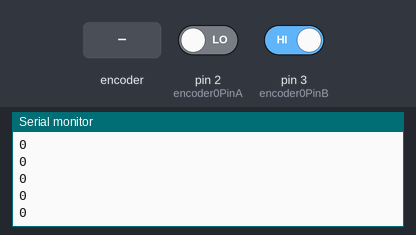
The sketch below on a simulated Arduino Uno, built with avr-gcc and run on an emulated ATmega328P. Parts: the last lines printed to the serial monitor. The inputs (shaded band) are chosen by the test bench; at power-on: pin 2 (encoder0PinA) LOW, pin 3 (encoder0PinB) HIGH.

Above: at 1.2 s.
1.3 s: rotary encoder on pin 2 (encoder0PinA) / pin 3 (encoder0PinB) turned 1 step (first pin leading)
At 1.41 s:
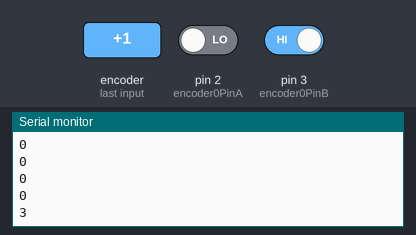
3.0 s: rotary encoder on pin 2 (encoder0PinA) / pin 3 (encoder0PinB) turned 1 step (first pin leading)
At 3.01 s:
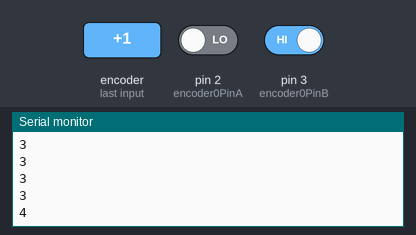
Timing chart, 0 to 6.0 s (numbered marks = the images above; inputs shaded):
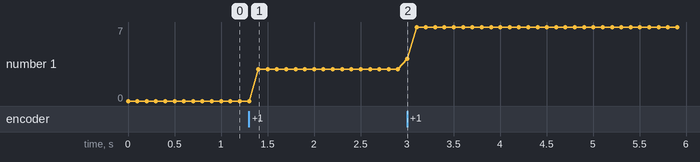

Measured:
- after the input at 1.3 s, the serial monitor: prints a new line after 0.10 s (image 1)
- after the input at 3.0 s, the serial monitor: prints a new line at once (image 2)
- plotted number 1: 0 → 3 after the input at 1.3 s, 3 → 7 after the input at 3.0 s

The sketch:

encoder_try.ino
```cpp
 #define encoder0PinA  2
#define encoder0PinB  3

volatile unsigned int encoder0Pos = 0;

void setup() {
  pinMode(encoder0PinA, INPUT);
  pinMode(encoder0PinB, INPUT);

  // encoder pin on interrupt 0 (pin 2)
  attachInterrupt(0, doEncoderA, CHANGE);

  // encoder pin on interrupt 1 (pin 3)
  attachInterrupt(1, doEncoderB, CHANGE);

  Serial.begin (9600);
}

void loop() {
  Serial.println(encoder0Pos);
  delay(100);
}

void doEncoderA() {
  // look for a low-to-high on channel A
  if (digitalRead(encoder0PinA) == HIGH) {

    // check channel B to see which way encoder is turning
    if (digitalRead(encoder0PinB) == LOW) {
      encoder0Pos = encoder0Pos + 1;         // CW
    }
    else {
      encoder0Pos = encoder0Pos - 1;         // CCW
    }
  }

  else   // must be a high-to-low edge on channel A
  {
    // check channel B to see which way encoder is turning
    if (digitalRead(encoder0PinB) == HIGH) {
      encoder0Pos = encoder0Pos + 1;          // CW
    }
    else {
      encoder0Pos = encoder0Pos - 1;          // CCW
    }
  }
  //Serial.println (encoder0Pos, DEC);
  // use for debugging - remember to comment out
}

void doEncoderB() {
  // look for a low-to-high on channel B
  if (digitalRead(encoder0PinB) == HIGH) {

    // check channel A to see which way encoder is turning
    if (digitalRead(encoder0PinA) == HIGH) {
      encoder0Pos = encoder0Pos + 1;         // CW
    }
    else {
      encoder0Pos = encoder0Pos - 1;         // CCW
    }
  }

  // Look for a high-to-low on channel B

  else {
    // check channel B to see which way encoder is turning
    if (digitalRead(encoder0PinA) == LOW) {
      encoder0Pos = encoder0Pos + 1;          // CW
    }
    else {
      encoder0Pos = encoder0Pos - 1;          // CCW
    }
  }
}
```
